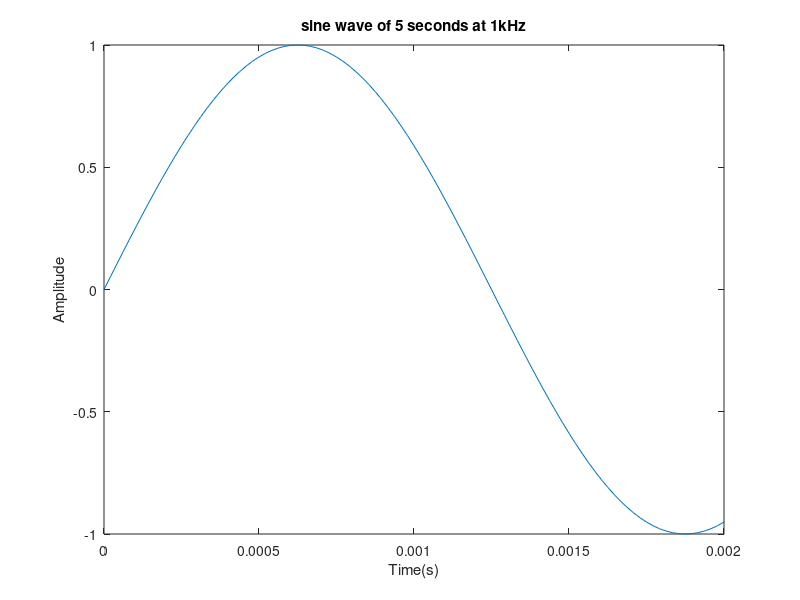
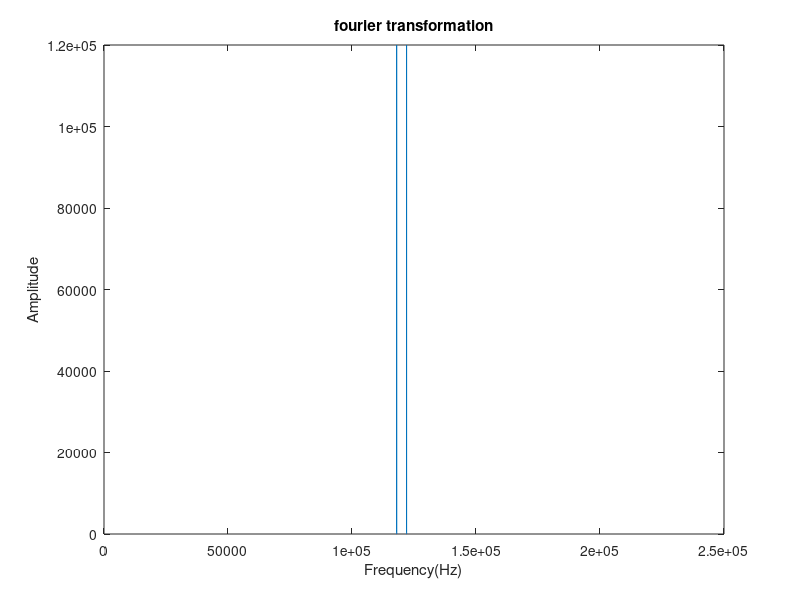
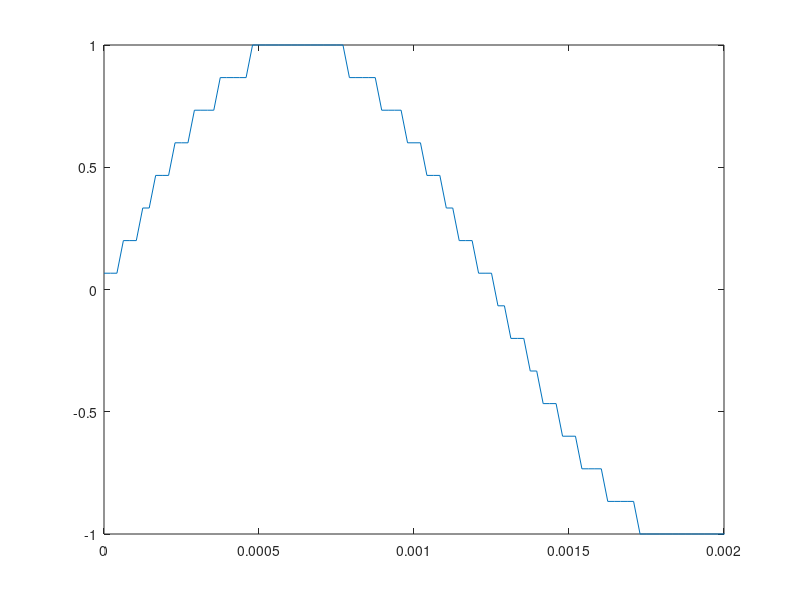

Here is the MATLAB script that generated these plots, in order:
clc;clear;close all
%%generate a sine wave of 5 seconds at 1kHz then sample at 48kHz
F0 = 400 ;% function frequency in Hz
Fs = 48000 ;% sampling frequency in Hz
duration = 5; % Duratio in seconds

%in time domain
%sine function
x = 0:1/Fs:duration; %time vector
y=sin(2*pi*F0*x); %sampled sine function
figure;
plot(x,y);
xlabel('Time(s)');
ylabel('Amplitude');
title('sine wave of 5 seconds at 1kHz');
xlim([0 0.002]);

%in frequency domain
%Plot the symmetrical FFT of the signal;
%F1=abs(fft(y)); %abs is absolut value
N=1024; %resolution
f = linspace(-Fs/2,Fs/2,N); % frequency domain
F2=abs(fftshift(fft(y))); %fftshift ?
figure;
plot(F2);

xlabel('Frequency(Hz)');
ylabel('Amplitude');
title('fourier transformation');


%Quantisize the sampled sine function in time domain
%F3 = stairs(y)
y2=((y+1)/2)*15; % add 1 to make [-1,1] to [0,2], /2 then 15 to get 16 integers [0,15]
y3=(round(y2)/15)*2-1; 
figure;
plot(x,y3);
xlim([0 0.002]);

%save sampled signal
filename='sampledSignal.wav';
audiowrite(filename,y,Fs);
fprintf('File saved as "%s"\n',filename);

%save quantisezed signal
filename='quantisizedSignal.wav';
audiowrite(filename,y3,Fs);
fprintf('File saved as "%s"\n',filename);

%make the sound
% sound(y,Fs);
% pause(T+1);
% sound(y3,Fs);


%Fftshift
%F2 = fftshift(F1);
%fshift = (-n/2:n/2-1)*(fs/n); % zero-centered frequency range
%powershift = abs(Y).^2/n;     % zero-centered power
%plot(fshift,powershift)



